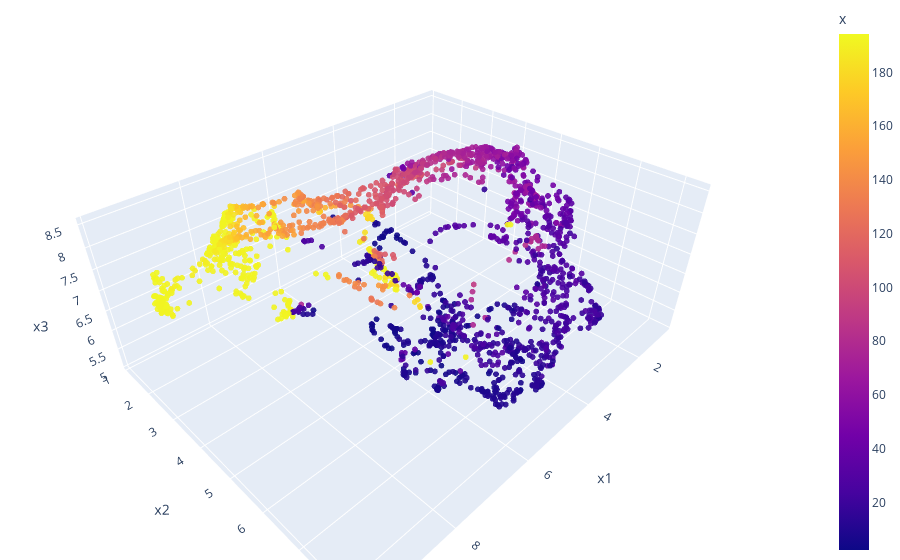

Notebook cell for this chart:
### Code cell
fig = px.scatter_3d(df, x='x1', y='x2', z='x3',
              color='x', opacity=0.9)

fig.update_traces(marker_size=2)

# tight layout
fig.update_layout(margin=dict(l=0, r=0, b=0, t=0))
fig.show()

### Figure 1 — Plotly figure (JSON) as saved in the notebook; plotly's stock layout.template omitted (floating-point values rounded to 4 significant figures; data arrays with more than 128 entries replaced by an {"elided": "..."} marker saying what was removed)
{"data": [{"hovertemplate": "x1=%{x}<br>x2=%{y}<br>x3=%{z}<br>x=%{marker.color}<extra></extra>", "legendgroup": "", "marker": {"color": {"elided": "1910 float values"}, "coloraxis": "coloraxis", "opacity": 0.9, "size": 2, "symbol": "circle"}, "mode": "markers", "name": "", "scene": "scene", "showlegend": false, "type": "scatter3d", "x": {"elided": "1910 float values"}, "y": {"elided": "1910 float values"}, "z": {"elided": "1910 float values"}}], "layout": {"coloraxis": {"colorbar": {"title": {"text": "x"}}, "colorscale": [[0, "#0d0887"], [0.1111, "#46039f"], [0.2222, "#7201a8"], [0.3333, "#9c179e"], [0.4444, "#bd3786"], [0.5556, "#d8576b"], [0.6667, "#ed7953"], [0.7778, "#fb9f3a"], [0.8889, "#fdca26"], [1, "#f0f921"]]}, "legend": {"tracegroupgap": 0}, "margin": {"b": 0, "l": 0, "r": 0, "t": 0}, "scene": {"domain": {"x": [0, 1], "y": [0, 1]}, "xaxis": {"title": {"text": "x1"}}, "yaxis": {"title": {"text": "x2"}}, "zaxis": {"title": {"text": "x3"}}}}}
